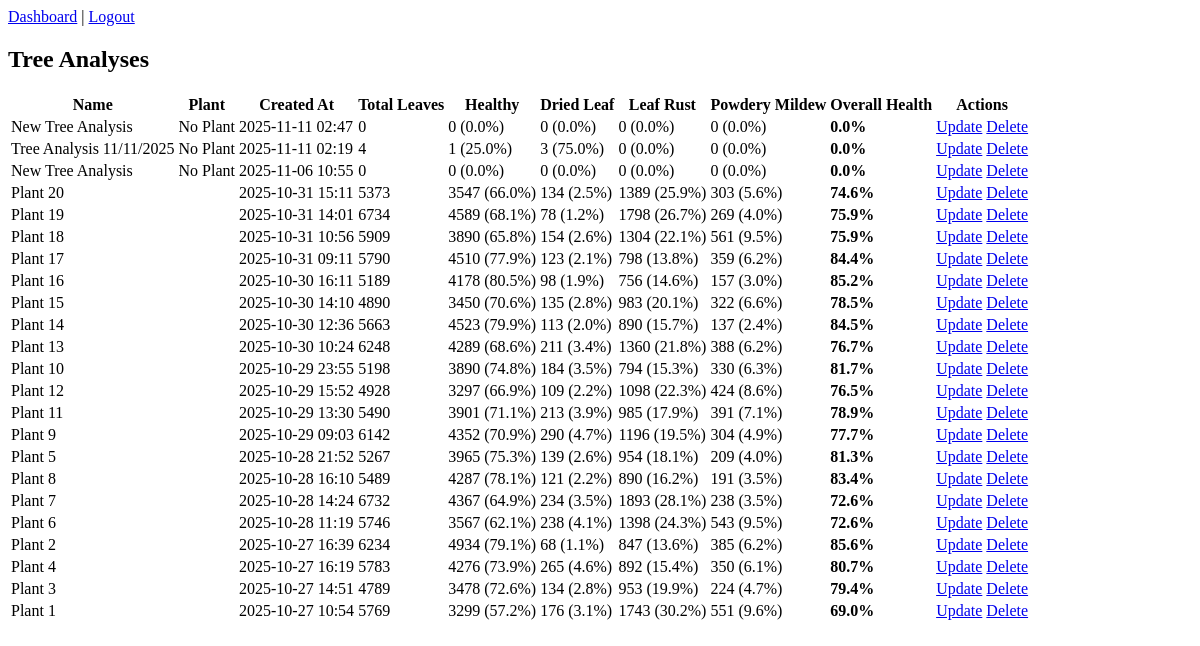
Before: /tree-analyses/ with the older database file.
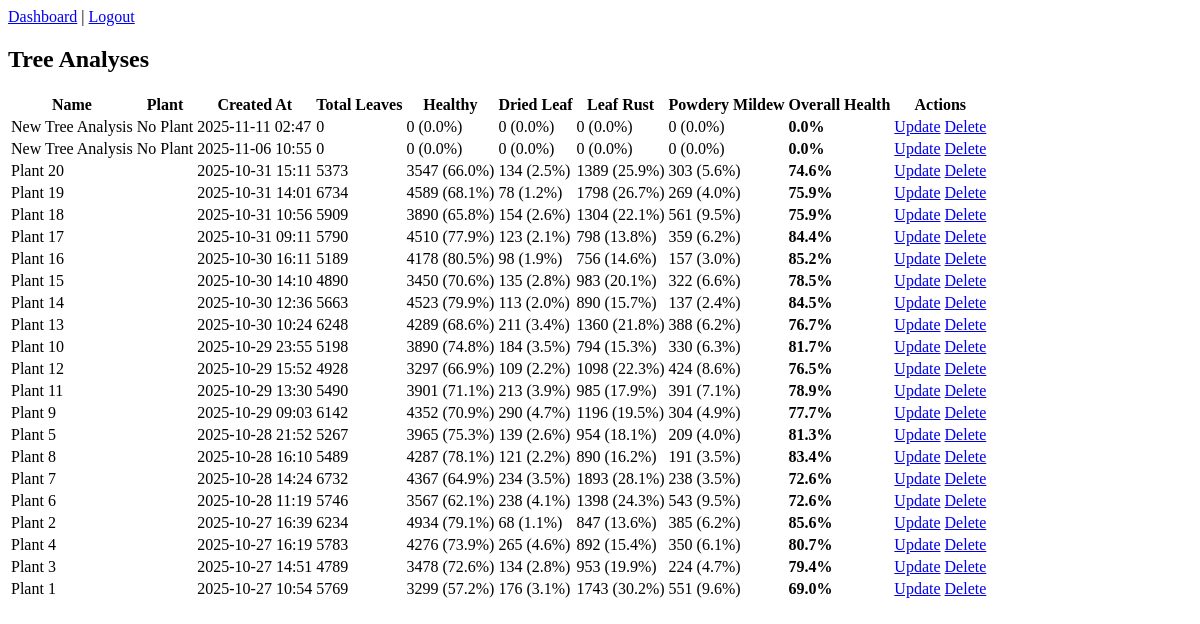
After: the same page with the newer database file.
### dashboard/models.py (models this page shows, shortened)
class TreeAnalysis(models.Model):
    plant = models.ForeignKey(
        'dashboard.Plant',
        on_delete=models.CASCADE,
        related_name='tree_analyses',
        null=True,
        blank=True
    )
    name = models.CharField(max_length=100, default="Unnamed Tree")
    created_at = models.DateTimeField(auto_now_add=False, default=timezone.now)
    completed_at = models.DateTimeField(null=True, blank=True)
    is_completed = models.BooleanField(default=False)
    dried_leaf_confidence = models.FloatField(default=0)
    healthy_percentage = models.FloatField(default=0)
    dried_leaf_percentage = models.FloatField(default=0)
    leaf_rust_percentage = models.FloatField(default=0)
    powdery_mildew_percentage = models.FloatField(default=0)
    overall_health = models.FloatField(default=0)  # 0–100 scale
    total_leaves = models.PositiveIntegerField(default=0)
    healthy_count = models.PositiveIntegerField(default=0)
    dried_leaf_count = models.PositiveIntegerField(default=0)
    leaf_rust_count = models.PositiveIntegerField(default=0)
    powdery_mildew_count = models.PositiveIntegerField(default=0)
    notes = models.TextField(blank=True, null=True)
    class Meta:
        ordering = ['-created_at']
        verbose_name_plural = "Tree Analyses"

### dashboard/views.py (the view)
# urls.py: path('tree-analyses/', views.tree_analysis_list, name='tree_analysis_list'),
def tree_analysis_list(request):
    analyses = TreeAnalysis.objects.all()  # pwede mo lagyan ng filter if needed
    return render(request, 'dashboard/tree_analysis_list.html', {'analyses': analyses})

### dashboard/templates/dashboard/tree_analysis_list.html
{% extends 'dashboard/base.html' %}
{% block content %}
<div class="container mt-4">
    <h2 class="mb-3">Tree Analyses</h2>
    {% if analyses %}
    <div class="table-responsive">
        <table class="table table-bordered table-striped text-center align-middle">
            <thead class="table-dark">
                <tr>
                    <th>Name</th>
                    <th>Plant</th>
                    <th>Created At</th>
                    <th>Total Leaves</th>
                    <th>Healthy</th>
                    <th>Dried Leaf</th>
                    <th>Leaf Rust</th>
                    <th>Powdery Mildew</th>
                    <th>Overall Health</th>
                    <th>Actions</th>
                </tr>
            </thead>
            <tbody>
                {% for analysis in analyses %}
                <tr>
                    <td>{{ analysis.name }}</td>
                    <td>
                        {% if analysis.plant %}
                            {{ analysis.plant.name }}
                        {% else %}
                            No Plant
                        {% endif %}
                    </td>
                    <td>{{ analysis.created_at|date:"Y-m-d H:i" }}</td>
                    <td>{{ analysis.total_leaves }}</td>
                    <td>{{ analysis.healthy_count }} ({{ analysis.healthy_percentage|floatformat:1 }}%)</td>
                    <td>{{ analysis.dried_leaf_count }} ({{ analysis.dried_leaf_percentage|floatformat:1 }}%)</td>
                    <td>{{ analysis.leaf_rust_count }} ({{ analysis.leaf_rust_percentage|floatformat:1 }}%)</td>
                    <td>{{ analysis.powdery_mildew_count }} ({{ analysis.powdery_mildew_percentage|floatformat:1 }}%)</td>
                    <td><strong>{{ analysis.overall_health|floatformat:1 }}%</strong></td>
                    <td>
                        <a href="{% url 'update_tree_analysis' analysis.id %}" class="btn btn-sm btn-warning">Update</a>
                        <a href="{% url 'delete_tree_analysis' analysis.id %}"
                           class="btn btn-sm btn-danger"
                           onclick="return confirm('Are you sure you want to delete this analysis?');">
                           Delete
                        </a>
                    </td>
                </tr>
                {% endfor %}
            </tbody>
        </table>
    </div>
    {% else %}
    <div class="alert alert-info">No tree analyses found.</div>
    {% endif %}
</div>
{% endblock %}

Changed rows visible on the page:
removed TreeAnalysis: name "Tree Analysis 11/11/2025", shows "No Plant", created_at "2025-11-11 02:19", total_leaves "4", healthy_count "1", healthy_percentage "25.0", dried_leaf_count "3", dried_leaf_percentage "75.0", leaf_rust_count "0", leaf_rust_percentage "0.0", powdery_mildew_count "0", powdery_mildew_percentage "0.0", overall_health "0.0"
